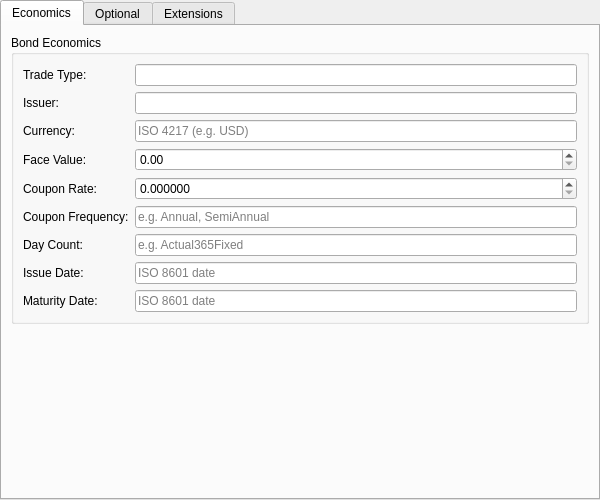
<?xml version="1.0" encoding="UTF-8"?>
<ui version="4.0">
 <class>BondInstrumentForm</class>
 <widget class="QWidget" name="BondInstrumentForm">
  <property name="geometry">
   <rect>
    <x>0</x>
    <y>0</y>
    <width>600</width>
    <height>500</height>
   </rect>
  </property>
  <layout class="QVBoxLayout" name="rootLayout">
   <property name="leftMargin"><number>0</number></property>
   <property name="topMargin"><number>0</number></property>
   <property name="rightMargin"><number>0</number></property>
   <property name="bottomMargin"><number>0</number></property>
   <item>
    <widget class="QTabWidget" name="subTabWidget">
     <property name="currentIndex"><number>0</number></property>
     <widget class="QWidget" name="economicsTab">
      <attribute name="title">
       <string>Economics</string>
      </attribute>
      <layout class="QVBoxLayout" name="economicsLayout">
       <item>
        <widget class="QGroupBox" name="economicsGroup">
         <property name="title">
          <string>Bond Economics</string>
         </property>
         <layout class="QFormLayout" name="economicsFormLayout">
          <item row="0" column="0">
           <widget class="QLabel"><property name="text"><string>Trade Type:</string></property></widget>
          </item>
          <item row="0" column="1">
           <widget class="QLineEdit" name="tradeTypeCodeEdit"/>
          </item>
          <item row="1" column="0">
           <widget class="QLabel"><property name="text"><string>Issuer:</string></property></widget>
          </item>
          <item row="1" column="1">
           <widget class="QLineEdit" name="issuerEdit"/>
          </item>
          <item row="2" column="0">
           <widget class="QLabel"><property name="text"><string>Currency:</string></property></widget>
          </item>
          <item row="2" column="1">
           <widget class="QLineEdit" name="currencyEdit">
            <property name="placeholderText"><string>ISO 4217 (e.g. USD)</string></property>
           </widget>
          </item>
          <item row="3" column="0">
           <widget class="QLabel"><property name="text"><string>Face Value:</string></property></widget>
          </item>
          <item row="3" column="1">
           <widget class="QDoubleSpinBox" name="faceValueSpinBox">
            <property name="decimals"><number>2</number></property>
            <property name="minimum"><double>0.000000000000000</double></property>
            <property name="maximum"><double>999999999999.000000000000000</double></property>
            <property name="singleStep"><double>1000.000000000000000</double></property>
           </widget>
          </item>
          <item row="4" column="0">
           <widget class="QLabel"><property name="text"><string>Coupon Rate:</string></property></widget>
          </item>
          <item row="4" column="1">
           <widget class="QDoubleSpinBox" name="couponRateSpinBox">
            <property name="decimals"><number>6</number></property>
            <property name="minimum"><double>0.000000000000000</double></property>
            <property name="maximum"><double>1.000000000000000</double></property>
            <property name="singleStep"><double>0.001000000000000</double></property>
            <property name="toolTip"><string>Decimal (e.g. 0.05 for 5%)</string></property>
           </widget>
          </item>
          <item row="5" column="0">
           <widget class="QLabel"><property name="text"><string>Coupon Frequency:</string></property></widget>
          </item>
          <item row="5" column="1">
           <widget class="QLineEdit" name="couponFrequencyCodeEdit">
            <property name="placeholderText"><string>e.g. Annual, SemiAnnual</string></property>
           </widget>
          </item>
          <item row="6" column="0">
           <widget class="QLabel"><property name="text"><string>Day Count:</string></property></widget>
          </item>
          <item row="6" column="1">
           <widget class="QLineEdit" name="dayCountCodeEdit">
            <property name="placeholderText"><string>e.g. Actual365Fixed</string></property>
           </widget>
          </item>
          <item row="7" column="0">
           <widget class="QLabel"><property name="text"><string>Issue Date:</string></property></widget>
          </item>
          <item row="7" column="1">
           <widget class="QLineEdit" name="issueDateEdit">
            <property name="placeholderText"><string>ISO 8601 date</string></property>
           </widget>
          </item>
          <item row="8" column="0">
           <widget class="QLabel"><property name="text"><string>Maturity Date:</string></property></widget>
          </item>
          <item row="8" column="1">
           <widget class="QLineEdit" name="maturityDateEdit">
            <property name="placeholderText"><string>ISO 8601 date</string></property>
           </widget>
          </item>
         </layout>
        </widget>
       </item>
       <item>
        <spacer name="economicsSpacer">
         <property name="orientation"><enum>Qt::Vertical</enum></property>
         <property name="sizeHint" stdset="0">
          <size><width>20</width><height>20</height></size>
         </property>
        </spacer>
       </item>
      </layout>
     </widget>
     <widget class="QWidget" name="optionalTab">
      <attribute name="title">
       <string>Optional</string>
      </attribute>
      <layout class="QVBoxLayout" name="optionalLayout">
       <item>
        <widget class="QGroupBox" name="optionalGroup">
         <property name="title">
          <string>Optional Fields</string>
         </property>
         <layout class="QFormLayout" name="optionalFormLayout">
          <item row="0" column="0">
           <widget class="QLabel"><property name="text"><string>Settlement Days:</string></property></widget>
          </item>
          <item row="0" column="1">
           <widget class="QSpinBox" name="settlementDaysSpinBox">
            <property name="minimum"><number>0</number></property>
            <property name="maximum"><number>30</number></property>
           </widget>
          </item>
          <item row="1" column="0">
           <widget class="QLabel"><property name="text"><string>Call Date:</string></property></widget>
          </item>
          <item row="1" column="1">
           <widget class="QLineEdit" name="callDateEdit">
            <property name="placeholderText"><string>ISO 8601 date (CallableBond)</string></property>
           </widget>
          </item>
          <item row="2" column="0">
           <widget class="QLabel"><property name="text"><string>Conversion Ratio:</string></property></widget>
          </item>
          <item row="2" column="1">
           <widget class="QDoubleSpinBox" name="conversionRatioSpinBox">
            <property name="decimals"><number>6</number></property>
            <property name="minimum"><double>0.000000000000000</double></property>
            <property name="maximum"><double>9999.000000000000000</double></property>
            <property name="toolTip"><string>Conversion ratio (ConvertibleBond; 0 = not applicable)</string></property>
           </widget>
          </item>
          <item row="3" column="0">
           <widget class="QLabel"><property name="text"><string>Description:</string></property></widget>
          </item>
          <item row="3" column="1">
           <widget class="QPlainTextEdit" name="descriptionEdit">
            <property name="minimumSize">
             <size><width>0</width><height>60</height></size>
            </property>
            <property name="maximumSize">
             <size><width>16777215</width><height>120</height></size>
            </property>
            <property name="placeholderText">
             <string>Enter a description (optional)</string>
            </property>
           </widget>
          </item>
         </layout>
        </widget>
       </item>
       <item>
        <spacer name="optionalSpacer">
         <property name="orientation"><enum>Qt::Vertical</enum></property>
         <property name="sizeHint" stdset="0">
          <size><width>20</width><height>20</height></size>
         </property>
        </spacer>
       </item>
      </layout>
     </widget>
     <widget class="QWidget" name="extensionsTab">
      <attribute name="title">
       <string>Extensions</string>
      </attribute>
      <layout class="QVBoxLayout" name="extensionsLayout">
       <item>
        <widget class="QGroupBox" name="extensionsGroup">
         <property name="title">
          <string>Bond Extensions</string>
         </property>
         <layout class="QFormLayout" name="extensionsFormLayout">
          <item row="0" column="0">
           <widget class="QLabel"><property name="text"><string>Future Expiry Date:</string></property></widget>
          </item>
          <item row="0" column="1">
           <widget class="QLineEdit" name="futureExpiryDateEdit">
            <property name="placeholderText"><string>ISO 8601 date (BondFuture)</string></property>
           </widget>
          </item>
          <item row="1" column="0">
           <widget class="QLabel"><property name="text"><string>Option Type:</string></property></widget>
          </item>
          <item row="1" column="1">
           <widget class="QLineEdit" name="optionTypeEdit">
            <property name="placeholderText"><string>Call or Put (BondOption)</string></property>
           </widget>
          </item>
          <item row="2" column="0">
           <widget class="QLabel"><property name="text"><string>Option Expiry Date:</string></property></widget>
          </item>
          <item row="2" column="1">
           <widget class="QLineEdit" name="optionExpiryDateEdit">
            <property name="placeholderText"><string>ISO 8601 date (BondOption)</string></property>
           </widget>
          </item>
          <item row="3" column="0">
           <widget class="QLabel"><property name="text"><string>Option Strike:</string></property></widget>
          </item>
          <item row="3" column="1">
           <widget class="QDoubleSpinBox" name="optionStrikeSpinBox">
            <property name="decimals"><number>6</number></property>
            <property name="minimum"><double>0.000000000000000</double></property>
            <property name="maximum"><double>999999.000000000000000</double></property>
            <property name="toolTip"><string>Clean price strike for BondOption (0 = not set)</string></property>
           </widget>
          </item>
          <item row="4" column="0">
           <widget class="QLabel"><property name="text"><string>TRS Return Type:</string></property></widget>
          </item>
          <item row="4" column="1">
           <widget class="QLineEdit" name="trsReturnTypeEdit">
            <property name="placeholderText"><string>TotalReturn or PriceReturn (BondTRS)</string></property>
           </widget>
          </item>
          <item row="5" column="0">
           <widget class="QLabel"><property name="text"><string>TRS Funding Leg:</string></property></widget>
          </item>
          <item row="5" column="1">
           <widget class="QLineEdit" name="trsFundingLegCodeEdit">
            <property name="placeholderText"><string>Floating index code (BondTRS)</string></property>
           </widget>
          </item>
          <item row="6" column="0">
           <widget class="QLabel"><property name="text"><string>ASCOT Option Type:</string></property></widget>
          </item>
          <item row="6" column="1">
           <widget class="QLineEdit" name="ascotOptionTypeEdit">
            <property name="placeholderText"><string>Ascot option type</string></property>
           </widget>
          </item>
         </layout>
        </widget>
       </item>
       <item>
        <spacer name="extensionsSpacer">
         <property name="orientation"><enum>Qt::Vertical</enum></property>
         <property name="sizeHint" stdset="0">
          <size><width>20</width><height>20</height></size>
         </property>
        </spacer>
       </item>
      </layout>
     </widget>
    </widget>
   </item>
  </layout>
 </widget>
 <resources/>
 <connections/>
</ui>
